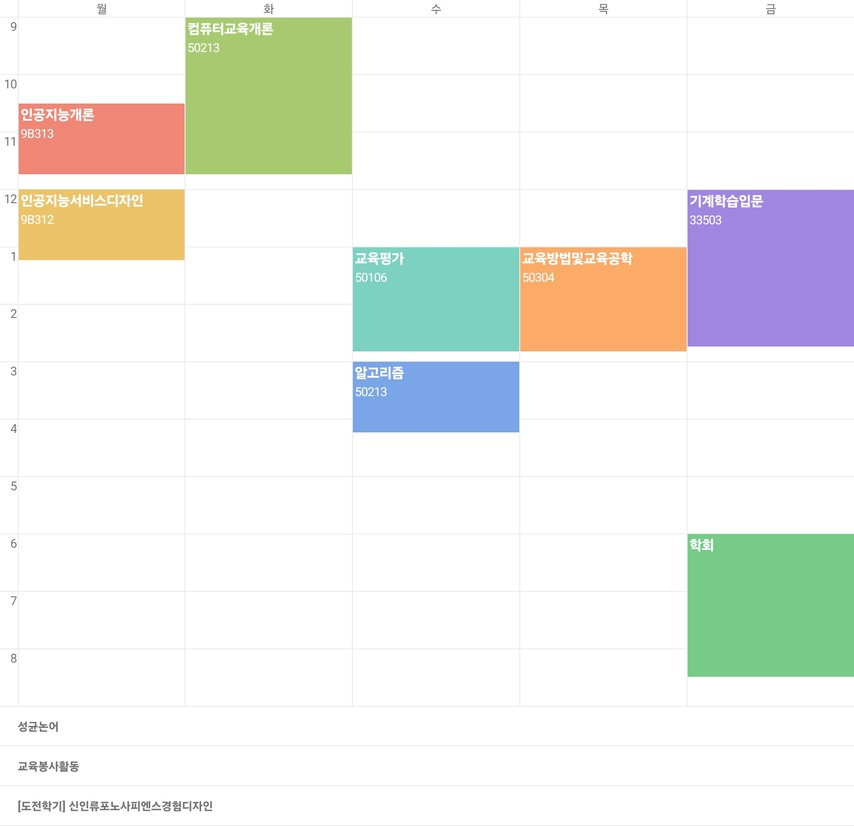
#> input picture timetable4.jpg, 854 x 826 px, shrunk from 1740 x 1683 before the run
$ python test3.py
#> lines starting #> are read from the running program, lines starting #| are printed output that depends on the picture; after the words box and inside, x2 and y2 are one past the last pixel; in counts of white or black regions, pixels touching at a corner belong together
import cv2
import numpy as np
from PIL import Image
import pytesseract

# 이미지 로드
origin_cv = cv2.imread('timetable4.jpg')
#> origin_cv is the input picture: shape (826, 854, 3); mean B, G, R 234, 238.7, 237
width = origin_cv.shape[1]
#> width = 854

#이미지 왼쪽만 자르기
new_cv = origin_cv[:,:int(width*0.1)]
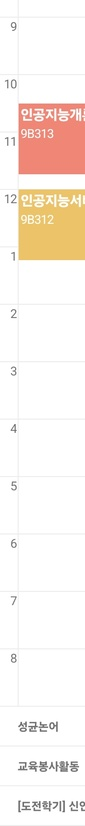
#> new_cv: shape (826, 85, 3); mean B, G, R 235, 241.4, 249.9

# cv2.imshow("d",new_cv)
# cv2.waitKey()

# pytesseract를 이용하여 이미지에서 텍스트 인식
gray = cv2.cvtColor(new_cv, cv2.COLOR_BGR2GRAY)
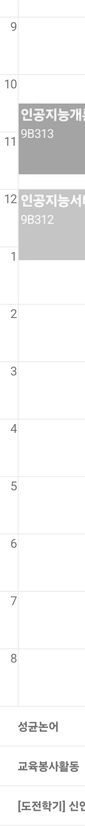
#> gray: shape (826, 85); min 93, max 255, mean 243.2
thresh = cv2.threshold(gray, 150, 255, cv2.THRESH_BINARY_INV)[1]
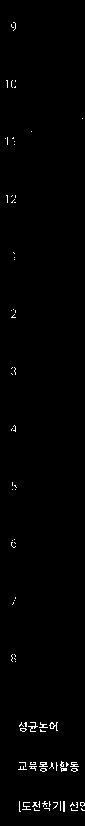
#> thresh: shape (826, 85); 0.98% white in thin lines or dots

# 시간 텍스트 추출
custom_config = r'--oem 3 --psm 6'
#> (the run stopped early here; a loop or call above may not have finished)

$ run again, with timetable3.jpg copied over timetable4.jpg
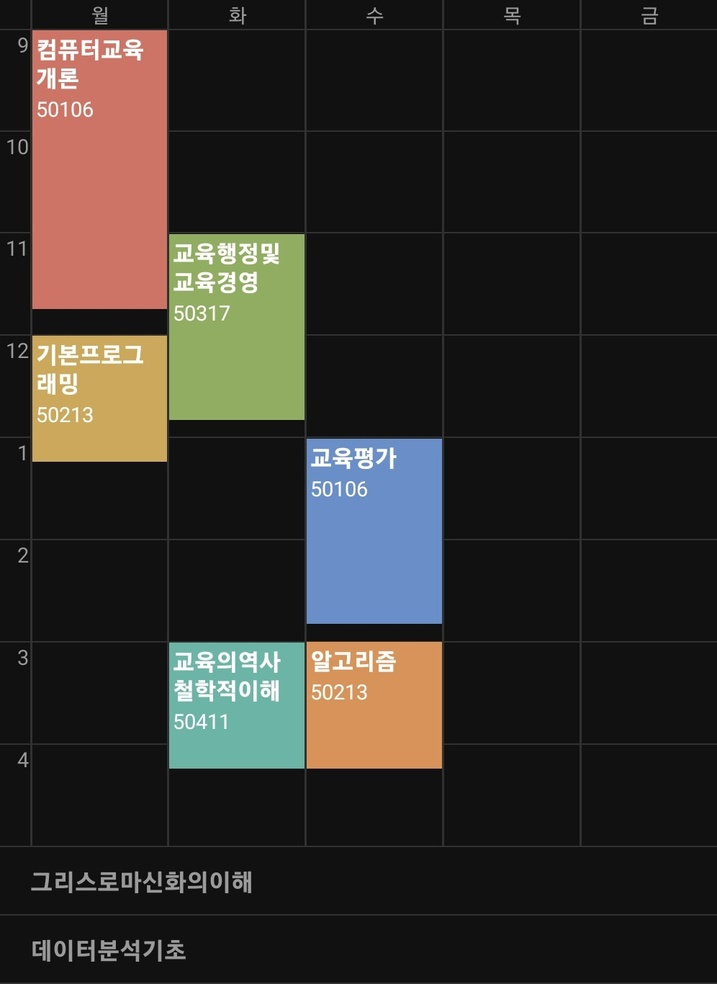
#> input picture timetable3.jpg, 717 x 984 px, shrunk from 996 x 1366 before the run
#> origin_cv is the input picture: shape (984, 717, 3); mean B, G, R 41.6, 46, 49.2
#> `gray = cv2.cvtColor(new_cv, cv2.COLOR_BGR2GRAY)`:
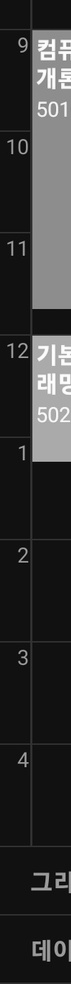
#> gray: shape (984, 71); min 0, max 255, mean 52.7
#> `thresh = cv2.threshold(gray, 150, 255, cv2.THRESH_BINARY_INV)[1]`:
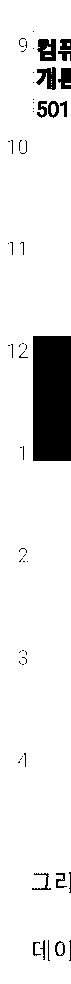
#> thresh: shape (984, 71); 90.5% white; 58 black regions (41 under 20 px), largest, box (x1, y1, x2, y2) and area: (33, 336, 71, 461) 4750, (37, 39, 56, 61) 328, (36, 67, 56, 90) 280

$ run again, with capture.jpg copied over timetable4.jpg
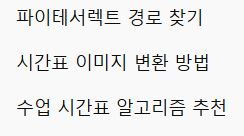
#> input picture capture.jpg, 244 x 136 px
#> origin_cv is the input picture: shape (136, 244, 3); mean B, G, R 234.7, 235, 234.8
#> `new_cv = origin_cv[:,:int(width*0.1)]`:
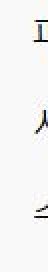
#> new_cv: shape (136, 24, 3) (shown 2 times larger); mean B, G, R 244.4, 244.7, 244.8
#> `thresh = cv2.threshold(gray, 150, 255, cv2.THRESH_BINARY_INV)[1]`:
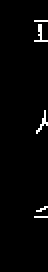
#> thresh: shape (136, 24) (shown 2 times larger); 1.9% white in thin lines or dots, all inside (x1, y1, x2, y2) = (17, 10, 24, 109)
